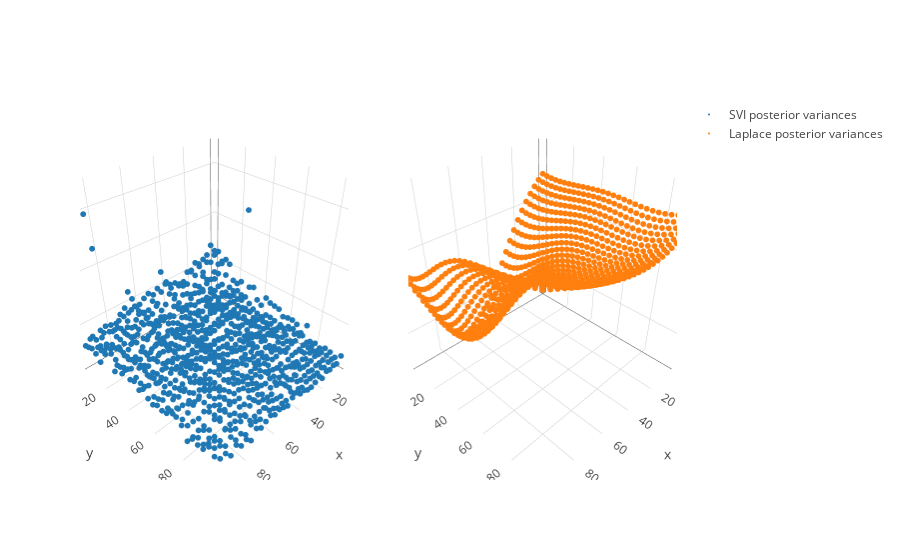

Notebook code cell kept with this figure:
### Markdown cell above
To get the predictive variances, we do the following. For the SVI method, we already have them calculated. We use covariance estimation with Gaussian perturbations for the Laplace method, where the parameter indicates the number of samples to estimate based on. See "Massively Scalable GPs" for more on this method."

### Code cell
svi_variances = np.exp(inf_svi.q_S)
lp_variances = inf_lp.variance(20)

var_svi = go.Scatter3d(x = X[:,0], y = X[:,1], z=svi_variances, mode = 'markers', marker=dict(size = 2,), name = 'SVI posterior variances')
var_lp = go.Scatter3d(x = X[:,0], y = X[:,1], z=lp_variances, mode = 'markers', marker=dict(size = 2,), name = 'Laplace posterior variances')
fig = tools.make_subplots(rows=1, cols=2, specs=[[{'is_3d': True}, {'is_3d': True}]])
fig.append_trace(var_svi, 1, 1)
fig.append_trace(var_lp, 1, 2)
iplot(fig)

### Figure 1 — Plotly figure (JSON) as saved in the notebook; plotly's stock layout.template omitted (floating-point values rounded to 4 significant figures; data arrays with more than 128 entries replaced by an {"elided": "..."} marker saying what was removed)
{"data": [{"marker": {"size": 2}, "mode": "markers", "name": "SVI posterior variances", "scene": "scene1", "type": "scatter3d", "x": {"elided": "900 float values"}, "y": {"elided": "900 float values"}, "z": {"elided": "900 float values"}}, {"marker": {"size": 2}, "mode": "markers", "name": "Laplace posterior variances", "scene": "scene2", "type": "scatter3d", "x": {"elided": "900 float values"}, "y": {"elided": "900 float values"}, "z": {"elided": "900 float values"}}], "layout": {"scene1": {"domain": {"x": [0, 0.45], "y": [0, 1]}}, "scene2": {"domain": {"x": [0.55, 1], "y": [0, 1]}}}}
